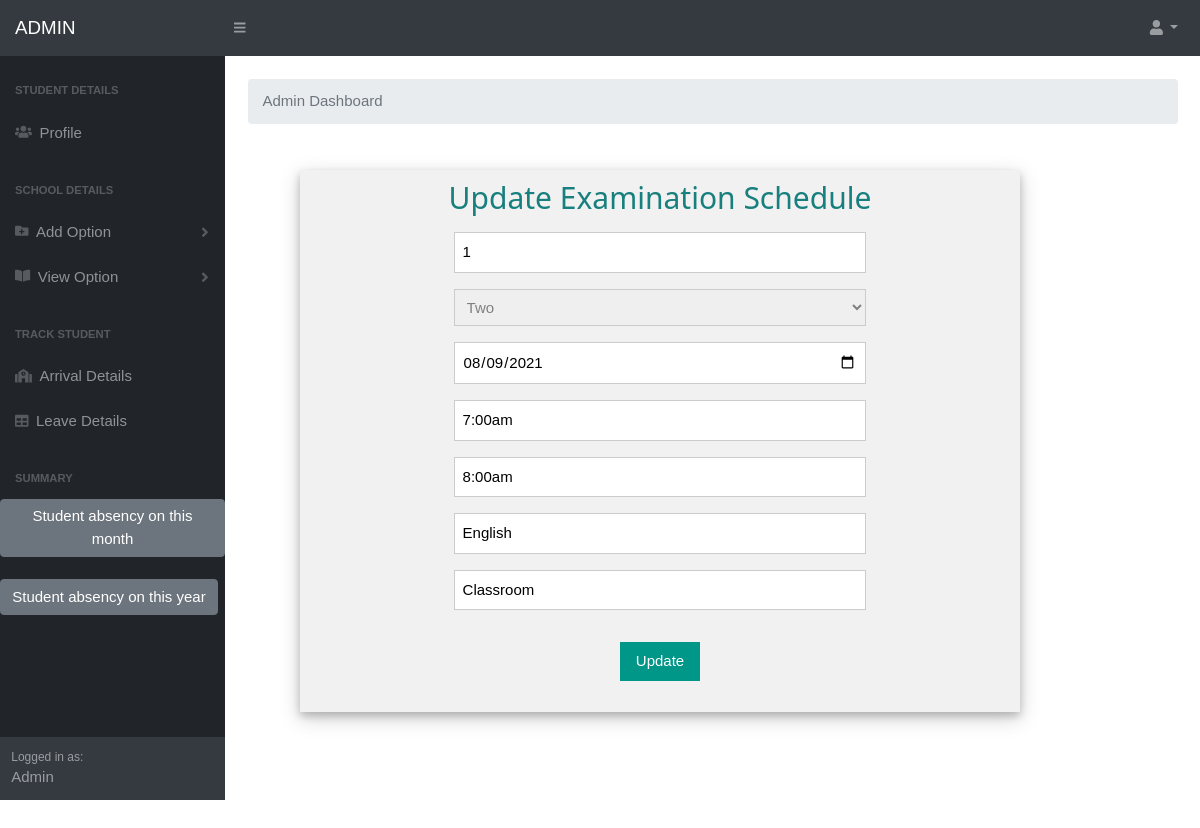
Screenshot of /updateexam.php?examid=1 (signed in) with the database file from the repository.
### tables this page shows
CREATE TABLE `examsched` (
  `examid` varchar(50) NOT NULL,
  `sid` varchar(100) NOT NULL,
  `grade` varchar(100) NOT NULL,
  `date` varchar(15) NOT NULL,
  `time_start` varchar(15) NOT NULL,
  `time_end` varchar(15) NOT NULL,
  `subject` varchar(15) NOT NULL,
  `venue` varchar(100) NOT NULL
);

### updateexam.php (the view, shortened to what this page needs)
<?php
include('connect.php');
 if(empty($_SESSION['aid']))
 {
	 echo "<script>window.location.href='adminlogin.php'</script>";
 }
 else
 {
    include('adminmenu.php');
    $examid=$_GET['examid'];
    $sel="select * from examsched where examid='$examid'";
	$res=$con->query($sel);
	$data=mysqli_fetch_array($res);
?>
<body>
<form method="post" id='myForm' novalidate="novalidate" enctype="multipart/form-data">
<center>
<br><br><br><br>
<table width='90%' border='0' align='center'>
<tr align='center'>
<td>
<div class="w3-container w3-card-4 w3-light-grey w3-text-black " style='width:60%; position:absolute; top: 170px; right:180px;'>
<h2 class="w3-center" style='color:#177F7D'>Update Examination Schedule</h2>
<div class="w3-row w3-section " style='width:60%;'>
    <div class="w3-rest">
      <input class="w3-input w3-border" name="examid" type="text" value="<?php echo $data['examid'] ?>" placeholder="Enter ExamID" required>
    </div>
</div>
<div class="w3-row w3-section" style='width:60%'>
    <div class="w3-rest">
     <select type="text" class="w3-input w3-border" name='grade' id='grade' style='color:grey' required>
		  <option><?php echo $data['grade'] ?></option>
		</select>
    </div>
</div>
<div class="w3-row w3-section " style='width:60%;'>
    <div class="w3-rest">
      <input class="w3-input w3-border" name="date" type="date" value="<?php echo $data['date'] ?>" placeholder="Enter Date" required>
    </div>
</div>
<div class="w3-row w3-section " style='width:60%;'>
    <div class="w3-rest">
      <input class="w3-input w3-border" name="time_start" type="text" value="<?php echo $data['time_start'] ?>" placeholder="Enter Start Time" required>
    </div>
</div>
<div class="w3-row w3-section " style='width:60%;'>
    <div class="w3-rest">
      <input class="w3-input w3-border" name="time_end" type="time_end" value="<?php echo $data['time_end'] ?>" placeholder="Enter End Time" required>
    </div>
</div>
<div class="w3-row w3-section " style='width:60%;'>
    <div class="w3-rest">
      <input class="w3-input w3-border" name="subject" type="text" value="<?php echo $data['subject'] ?>" placeholder="Enter Subject" required>
    </div>
</div>
<div class="w3-row w3-section " style='width:60%;'>
    <div class="w3-rest">
      <input class="w3-input w3-border" name="venue" type="text" value="<?php echo $data['venue'] ?>" placeholder="Enter Venue" required>
    </div>
</div>
<p class="w3-center">
<input type='submit' class="w3-button w3-section w3-teal w3-ripple" value='Update' name='update'>
</p>
</center>
</form>
</body>
</html>
<?php
 }
?>

### w.css (style rules this page uses)
html { box-sizing:border-box }
*,*:before,*:after { box-sizing:inherit }
html { -ms-text-size-adjust:100%;-webkit-text-size-adjust:100% }
body { margin:0 }
button,input,select,textarea { font:inherit;margin:0 }
button,input { overflow:visible }
button,select { text-transform:none }
button,html [type=button],[type=reset],[type=submit] { -webkit-appearance:button }
html,body { font-family:Verdana,sans-serif;font-size:15px;line-height:1.5 }
html { overflow-x:hidden }
h1,h2,h3,h4,h5,h6,.w3-slim,.w3-wide { font-family:"Segoe UI",Arial,sans-serif }
h2 { font-size:30px }
h1,h2,h3,h4,h5,h6 { font-weight:400;margin:10px 0 }
.w3-btn,.w3-btn-block,.w3-button { border:none;display:inline-block;outline:0;padding:6px 16px;vertical-align:middle;overflow:hidden;text-decoration:none!important;color:#fff;background-color:#000;text-align:center;cursor:pointer;white-space:nowrap }
.w3-button { color:#000;background-color:#f1f1f1;padding:8px 16px }
.w3-btn,.w3-btn-floating,.w3-btn-floating-large,.w3-closenav,.w3-opennav,.w3-btn-block,.w3-button { -webkit-touch-callout:none;-webkit-user-select:none;-khtml-user-select:none;-moz-user-select:none;-ms-user-select:none;user-select:none }
.w3-ripple { -webkit-transition:opacity 0s;transition:opacity 0s }
.w3-input { padding:8px;display:block;border:none;border-bottom:1px solid #808080;width:100% }
.w3-container:after,.w3-container:before,.w3-panel:after,.w3-panel:before,.w3-row:after,.w3-row:before,.w3-row-padding:after,.w3-row-padding:before,.w3-cell-row:before,.w3-cell-row:after, .w3-topnav:after,.w3-topnav:before,.w3-clear:after,.w3-clear:before,.w3-btn-group:before,.w3-btn-group:after,.w3-btn-bar:before,.w3-btn-bar:after,.w3-bar:before,.w3-bar:after { content:"";display:table;clear:both }
.w3-rest { overflow:hidden }
.w3-center { text-align:center!important }
.w3-border { border:1px solid #ccc!important }
.w3-section { margin-top:16px!important;margin-bottom:16px!important }
.w3-container { padding:0.01em 16px }
.w3-card-4,.w3-hover-shadow:hover { box-shadow:0 4px 8px 0 rgba(0,0,0,0.2),0 6px 20px 0 rgba(0,0,0,0.19)!important }
.w3-teal,.w3-hover-teal:hover { color:#fff!important;background-color:#009688!important }
.w3-light-grey,.w3-hover-light-grey:hover,.w3-light-gray,.w3-hover-light-gray:hover { color:#000!important;background-color:#f1f1f1!important }
.w3-text-black,.w3-hover-text-black:hover { color:#000!important }

### rows the page displays
examsched: examid "1", grade "Two", date "08/09/2021", time_start "7:00am", time_end "8:00am", subject "English", venue "Classroom"
